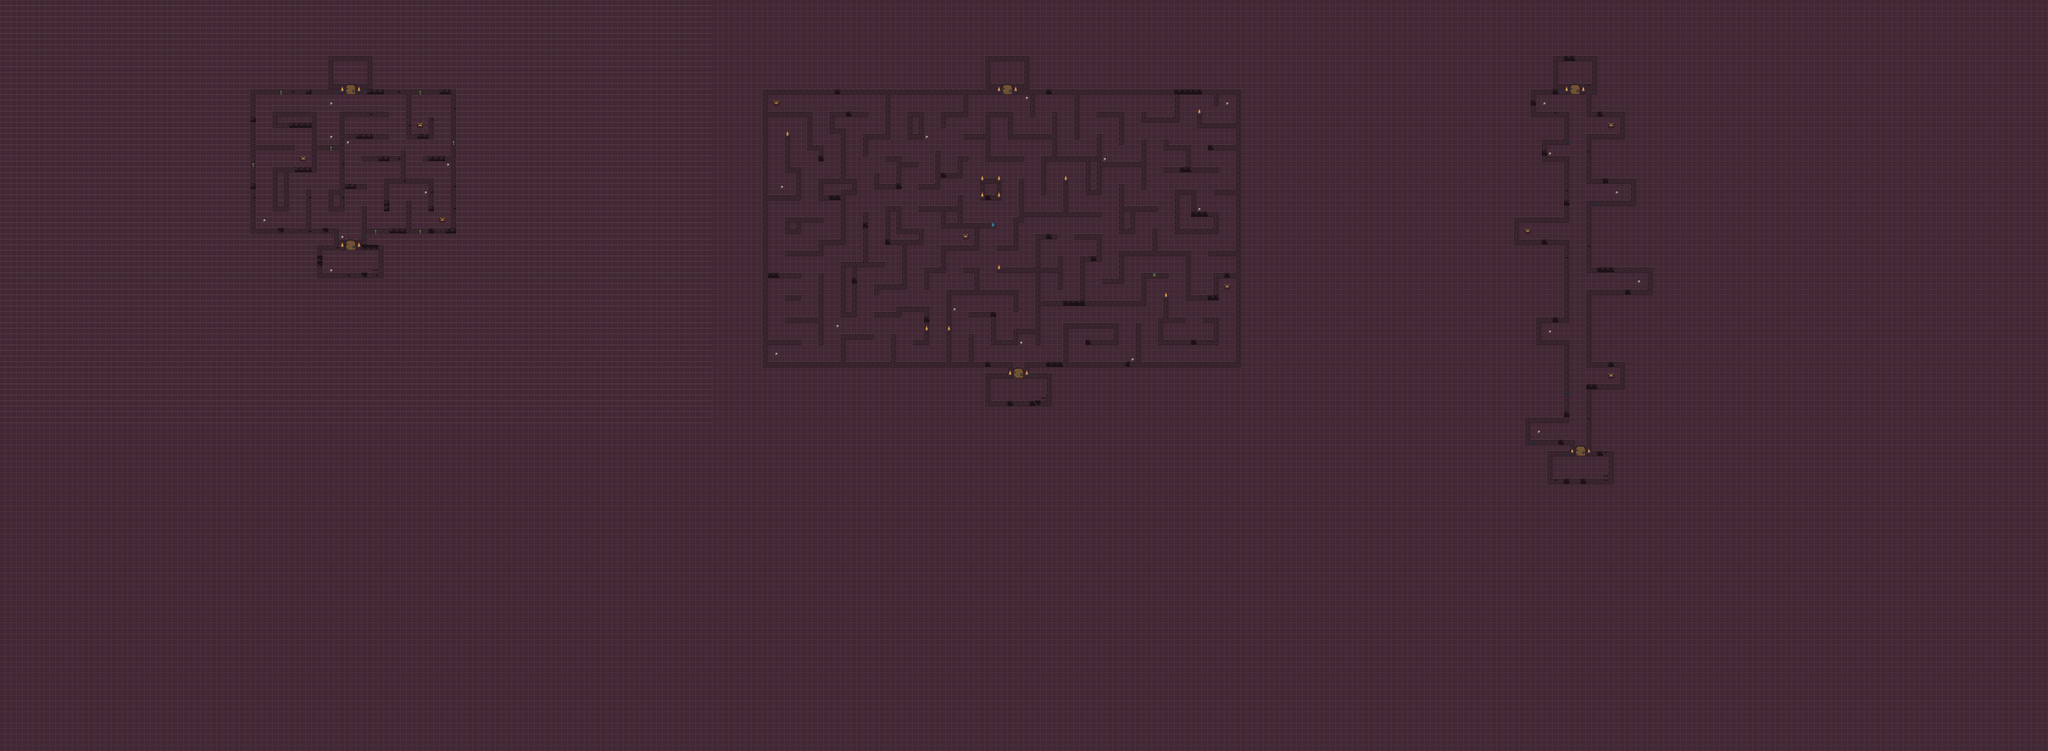

This game map was drawn from its Tiled (.tmx) file and the tilesets committed beside it. A one-line description and the trimmed map source follow:
An orthogonal 368x135 tile map with 16x16 px tiles, 6 tile layers (bottom, top, startdoor, enddoor, ...).

<map version="1.10" tiledversion="1.10.0" orientation="orthogonal" renderorder="right-down" width="368" height="135" tilewidth="16" tileheight="16" infinite="0" nextlayerid="9" nextobjectid="1">
 <tileset firstgid="1" name="tileset" tilewidth="16" tileheight="16" tilecount="512" columns="32">
  <image source="main_tileset/0x72_16x16DungeonTileset.v5.png" width="512" height="256" />
 </tileset>
 <layer id="1" name="bottom" width="368" height="135">
  <data>[49680 cells, 49680 non-empty, 4 distinct tile ids]</data>
 </layer>
 <layer id="2" name="top" width="368" height="135">
  <data>[49680 cells, 1858 non-empty, 7 distinct tile ids]</data>
 </layer>
 <layer id="4" name="startdoor" width="368" height="135">
  <data>[49680 cells, 12 non-empty, 4 distinct tile ids]</data>
 </layer>
 <layer id="5" name="enddoor" width="368" height="135">
  <data>[49680 cells, 12 non-empty, 4 distinct tile ids]</data>
 </layer>
 <layer id="6" name="keys" width="368" height="135">
  <data>[49680 cells, 9 non-empty, 1 distinct tile ids]</data>
 </layer>
 <layer id="3" name="decorations" width="368" height="135">
  <data>[49680 cells, 211 non-empty, 17 distinct tile ids]</data>
 </layer>
</map>
